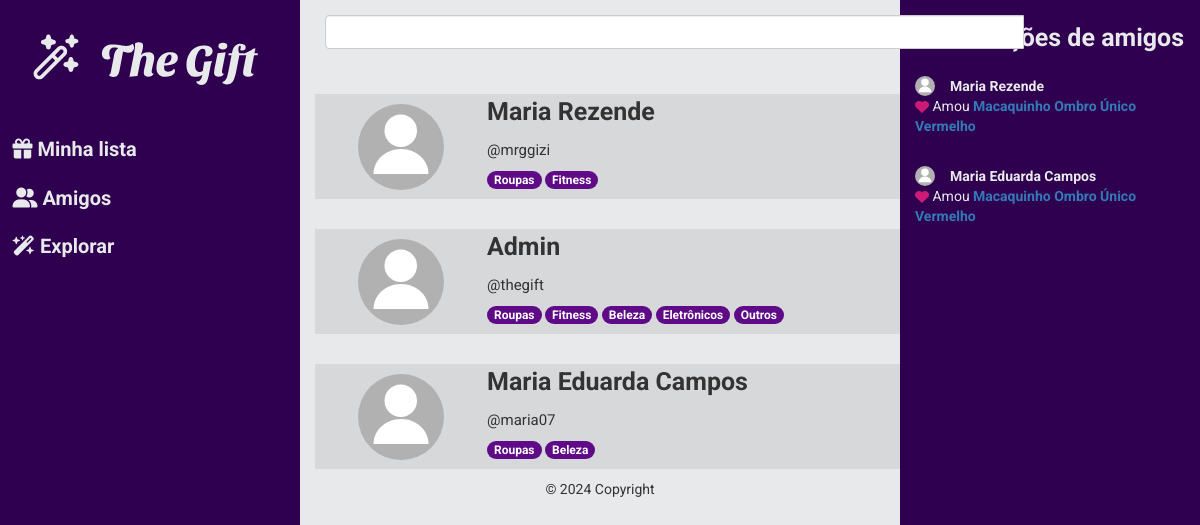
The page /home/explore (signed in) on the database its author committed.
### gifts/models.py (models this page shows, shortened)
class Gift(models.Model):
    name = models.CharField(max_length=52)
    loja = models.CharField(max_length=300)
    img = models.CharField(max_length=300)
    cat = models.CharField(max_length=20)

### accounts/models.py (models this page shows, shortened)
class UserInfo(models.Model):
    user = models.OneToOneField(
        User, on_delete=models.CASCADE, related_name="user_info")
    name = models.CharField(max_length=100)
    birthday = models.DateField()
    created_date = models.DateTimeField(auto_now_add=True)
    gender_choices = [
        ('F', 'Feminino'),
        ('M', 'Masculino'),
        ('O', 'Outro'),
    ]
    gender = models.CharField(
        max_length=1,
        choices=gender_choices
    )
    size_choices = [
        ('P', 'Pequeno'),
        ('M', 'Médio'),
        ('G', 'Grande'),
    ]
    size = models.CharField(
        max_length=1,
        choices=size_choices
    )
    style_choices = [
        ('BA', 'Básico'),
        ('MO', 'Moderninho'),
        ('EL', 'Elegante'),
    ]
    style = models.CharField(
        max_length=2,
        choices=style_choices
    )
    roupas = models.IntegerField()
    fitness = models.IntegerField()
    beleza = models.IntegerField()
    eletronicos = models.IntegerField()
    outros = models.IntegerField()
    friends = models.ManyToManyField("UserInfo", blank = True)
    likes = models.ManyToManyField(Gift, blank=True)

### gifts/views.py (the view)
# urls.py: path('explore', views.search_users, name='explore'),
def search_users(request):
    context = {}
    activity = friends_activity(request)
    if request.GET.get("query", False):
        search_term = request.GET["query"].lower()
        people_list = UserInfo.objects.filter(name__icontains=search_term)
        context = {"people_list": people_list,
                   "len_list": len(people_list),
                   "friends_activity": activity}
    else:
        people_list = UserInfo.objects.all()
        context = {"people_list": people_list,
                   "len_list": len(people_list),
                   "friends_activity": activity}
    return render(request, "gifts/people.html", context)

### gifts/views.py (called while the page is built)
def friends_activity(request):
    user_info = UserInfo.objects.get(user_id=request.user)
    friends_list = user_info.friends.all()
    peoples_list = []
    for people in friends_list:
        name = people.name
        id = people.user_id
        last_gift = people.likes.first()
        if last_gift:
            activity_dict = {
                "name": name,
                "person_id": id,
                "last_gift":last_gift
            }
            peoples_list.append(activity_dict)
    return peoples_list

### gifts/templates/gifts/people.html (shortened to what this page needs)
{% extends 'base.html' %}
{% load static %}
{% block content %}
<div class="header">
  {% include 'staticpages/partials/menu_left.html' %}
  {% include 'staticpages/partials/menu_right.html' %}
</div>
<div class="container">
  <form action="{% url 'explore' %}" class="py-4 px-3">
    <div class="input-group search">
      <input type="search" id="id_query" class="form-control" name="query" />
      <span class="input-group-addon">
        <button type="button" type="submit" style="border: none">
        </button>
      </span>
    </div>
  </form>
  <section class="lista-de-cards">
    {% for people in people_list %}
    <article class="card_people d-flex justify-content-between mt-5">
      <div class="d-flex ">
      <div class=" d-flex align-items-center justify-content-center">
        <img src="{% static '/images/user_icon.svg' %}" style="width: 50%">
      </div>
      <div>
        <p class="fs-1 fw-bold title">{{ people.name }}</p>
        <p class="fs-4">@{{people.user }}</p>
        <div>
          {% if people.roupas >= 100 %}
          <p class="badge purple_badge">Roupas</p>
          {% endif %} {% if people.fitness >= 100 %}
          <p class="badge purple_badge">Fitness</p>
          {% endif %} {% if people.beleza >= 100 %}
          <p class="badge purple_badge">Beleza</p>
          {% endif %} {% if people.eletronicos >= 100 %}
          <p class="badge purple_badge">Eletrônicos</p>
          {% endif %} {% if people.outros >= 100 %}
          <p class="badge purple_badge">Outros</p>
          {% endif %}
        </div>
      </div>
    </div>
      <div class="d-flex">
        <a href="{% url 'detail_people' people.user_id %}" class="pink-btn btn follow-btn">Ver perfil</a>
      </div>
    </article>
    {% endfor %}
  </section>
</div>
{% endblock content %}

### staticpages/templates/staticpages/partials/menu_right.html
{% load static %}
<div class="sidebar_right">
    <p class="fs-1 title fw-bold">Atualizações de amigos</p>
    <div class="d-flex flex-column p-10">
        {%for activity in friends_activity%}
        <div class="mx-4 my-3 d-flex flex-column">
            <div class="d-flex">
                <img src="{% static '/images/user_icon.svg' %}" width="20px">
                <a href="{% url 'detail_people' activity.person_id %}"  class="fw-bold" style="margin-left:15px; margin-bottom: -5px; color:#E8E9EB ">{{activity.name}}</a>
            </div>
            <p>
                <img src="{% static '/images/love_small_icon.svg' %}"> Amou
                <a href="{{activity.last_gift.loja}}" class="fw-bold">{{activity.last_gift.name}}</a>
            </p>
        </div>
        {%endfor%}
    </div>
</div>

### static/style/style.css (style rules this page uses)
body { background-color: #E8E9EB; font-family: "Roboto", sans-serif; }
.container { margin-right: 300px; margin-left: 300px; width: 800px; }
.pink-btn { background-color: #B27092; color: #E8E9EB; width: 200px; }
.btn { margin-bottom: 5px; }
.sidebar_right { background-color: #2F004F; color: #E8E9EB; float: right; position: fixed; z-index: 1; height: 100%; top: 0; right: 0; width: 300px; display: flex; justify-content: flex-start; padding-top: 20px; align-items: center; flex-direction: column; }
.purple_badge { background-color: #5F0A87; }
.card_people { background-color: #d7d8da; }
.follow-btn { height: 30px; margin: 10px; width: 80px; }

### rows shown on the page
Gift: name "Maria Rezende", last_gift.name "Macaquinho Ombro Único Vermelho", name "Maria Eduarda Campos"
UserInfo: name "Maria Rezende", user "mrggizi", roupas "Roupas", fitness "Fitness"
UserInfo: name "Admin", user "thegift", roupas "Roupas", fitness "Fitness", beleza "Beleza", eletronicos "Eletrônicos", outros "Outros"
UserInfo: name "Maria Eduarda Campos", user "maria07", roupas "Roupas", beleza "Beleza"
